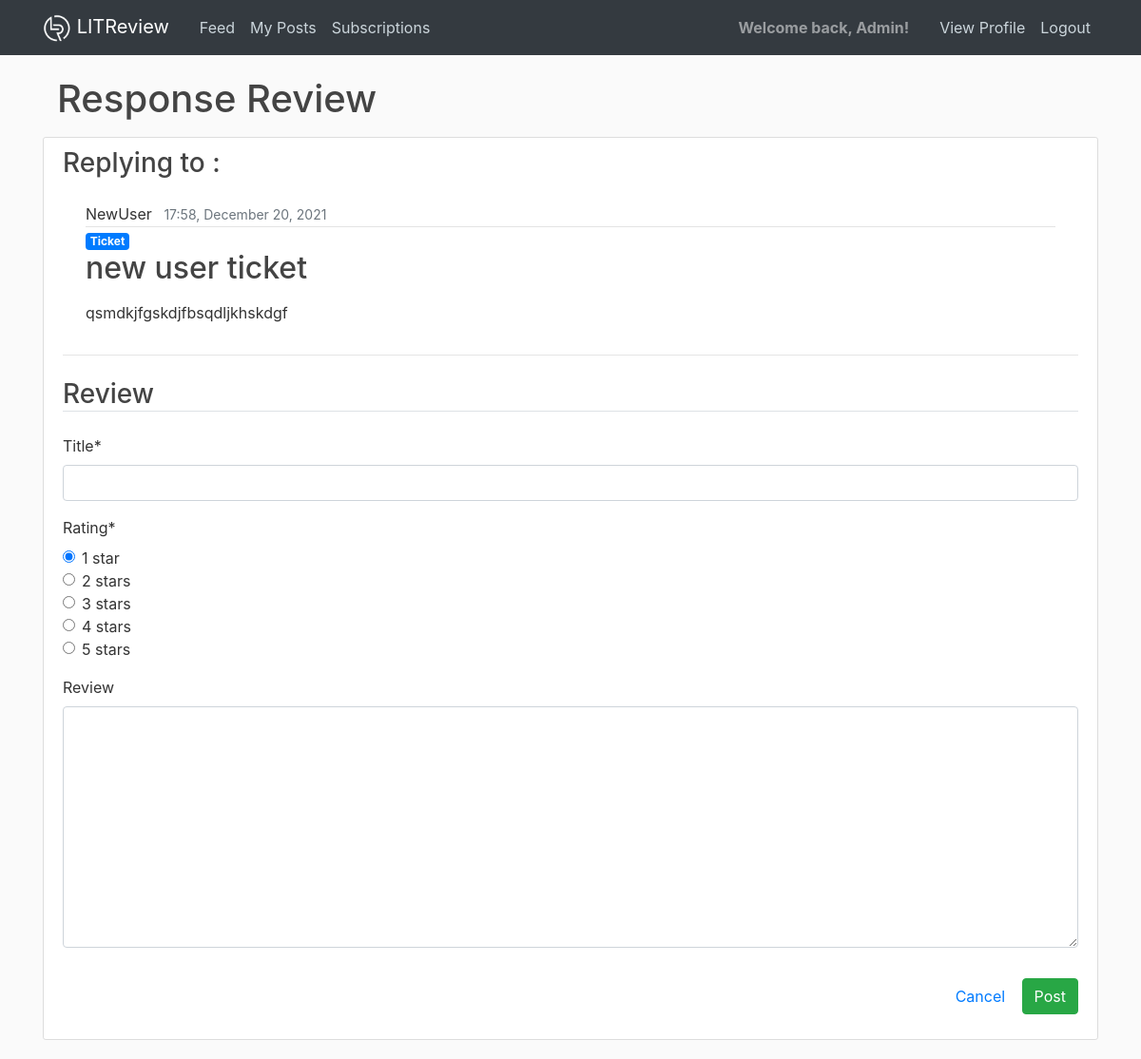
/reviews/response/4 (signed in), run on an earlier commit of the app's database.
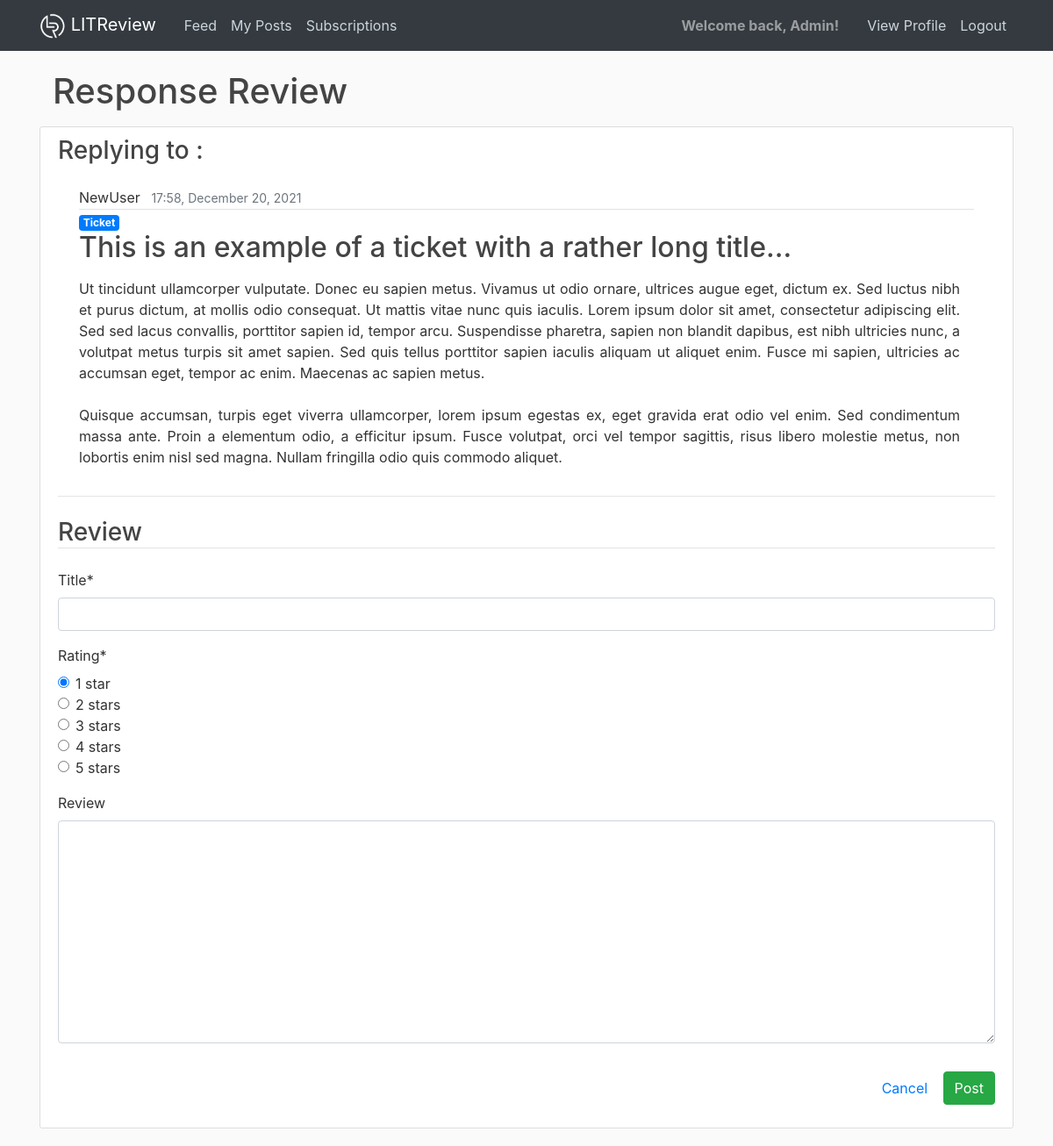
And on a later commit of the database.
### reviews/models.py (models this page shows, shortened)
class Ticket(models.Model):
    title = models.CharField(max_length=128)
    description = models.TextField(max_length=2048, blank=True)
    user = models.ForeignKey(
        to=settings.AUTH_USER_MODEL, on_delete=models.CASCADE)
    time_created = models.DateTimeField(default=timezone.now)
    image = models.ImageField(blank=True, null=True, upload_to='reviews_img')
    if image:
        def save(self, *args, **kwargs):
            super().save()
            img = ImageOps.contain(
                Image.open(self.image.path),
                (200, 200),
                method=3
            )
            img.save(self.image.path)

### reviews/views.py (the view)
# urls.py: path('reviews/response/<int:pk>', views.review_response, name='response-review'),
@login_required
def review_response(request, pk):
    ticket = Ticket.objects.get(id=pk)
    if request.method == 'POST':
        r_form = NewReviewForm(request.POST)
        if r_form.is_valid():
            Review.objects.create(
                ticket=ticket,
                user=request.user,
                headline=request.POST['headline'],
                rating=request.POST['rating'],
                body=request.POST['body']
            )
            messages.success(request, 'Your response has been saved!')
            return redirect('reviews-feed')
    else:
        r_form = NewReviewForm()
    context = {
        'r_form': r_form,
        'post': ticket,
        'title': 'Response Review'
    }
    return render(request, 'reviews/review_form.html', context)

### reviews/forms.py
class NewReviewForm(forms.ModelForm):
    headline = forms.CharField(
        label="Title",
        max_length=128,
        widget=forms.TextInput(),
        required=True,
        error_messages={'required': 'Please enter a title.'}
    )
    rating = forms.ChoiceField(
        initial=1,
        label="Rating",
        widget=forms.RadioSelect(),
        choices=((1, "1 star"), (2, "2 stars"), (3, "3 stars"), (4, "4 stars"), (5, '5 stars')),
        required=True,
        error_messages={'required': 'Please enter a rating.'}
    )
    body = forms.CharField(
        label="Review",
        max_length=8192,
        widget=forms.Textarea(),
        required=False
    )
    class Meta:
        model = Review
        fields = ['headline', 'rating', 'body']

### reviews/templates/reviews/review_form.html (shortened to what this page needs)
{% extends "reviews/_base.html" %}
{% load crispy_forms_tags %}
{% block content %}
<div class="container">
  <div class="mb-3">
    <h1 class="mb-0">{{ title }}</h1>
  </div>
</div>
<div class="content-section">
  <form method="POST" enctype='multipart/form-data'>
    <fieldset class="form-group">
      {% if request.get_full_path == "/review/new/" %}
      <h3 class="border-bottom mb-4">Book / Article</h3>
      {{ t_form|crispy }}
      {% else %}
      <h3 class="mb-4">Replying to :</h3>
      <article class="media ml-4 mr-4">
        <div class="media-body">
          <div class="article-metadata">
            <p class="mr-2 mb-0" style="display: inline">{{ post.user }}</p>
            <small class="text-muted">{{ post.time_created|date:"H:i, F d, Y" }}</small>
          </div>
          <h6 class="mb-0"><span class="badge badge-primary">Ticket</span></h6>
          <h2 class="mt-0">{{ post.title }}</h2>
          <div class="ticket-description">
            <p class="article-content text-justify mt-3 mr-3">{{ post.description }}</p>
          </div>
        </div>
      </article>
      {% endif %}
      <hr class="mb-4">
      <h3 class="border-bottom mb-4">Review</h3>
      {{ r_form|crispy }}
      <div class="float-right mt-3">
        <a class="btn btn-link" href="{% url 'reviews-feed' %}">Cancel</a>
        <button class="btn btn-success" type="submit">Post</button>
      </div>
    </fieldset>
  </form>
</div>
{% endblock content %}

What changed in the data, as far as the page shows it:
changed Ticket "NewUser": title "new user ticket" → "This is an example of a ticket with a rather long title..."; description "qsmdkjfgskdjfbsqdljkhskdgf" → "Ut tincidunt ullamcorper vulputate. Donec eu sapien metus. Vivamus ut odio ornare, ultrices augue eget, dictum ex. Sed luctus nibh et purus dictum, at mollis odio consequat. Ut mattis vitae nunc quis iaculis. Lorem ipsum dolor sit amet, consectetur adipiscing elit. Sed sed lacus convallis, porttitor sapien id, tempor arcu. Suspendisse pharetra, sapien non blandit dapibus, est nibh ultricies nunc, a volutpat metus turpis sit amet sapien. Sed quis tellus porttitor sapien iaculis aliquam ut aliquet enim. Fusce mi sapien, ultricies ac accumsan eget, tempor ac enim. Maecenas ac sapien metus. Quisque accumsan, turpis eget viverra ullamcorper, lorem ipsum egestas ex, eget gravida erat odio vel…"
